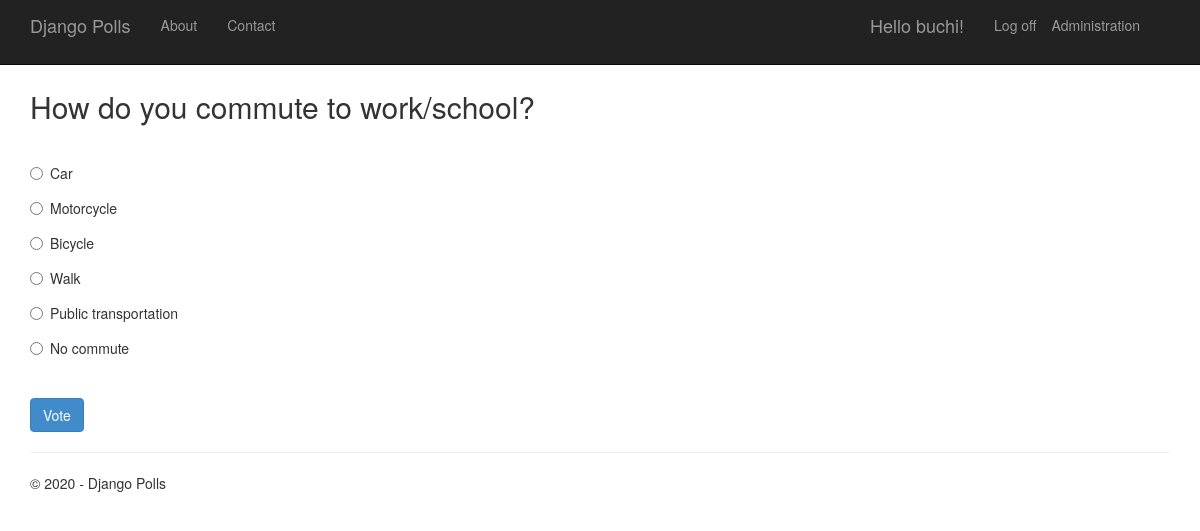
/2/ (signed in), run on the app's committed database.
### app/models.py (models this page shows, shortened)
class Poll(models.Model):
    text = models.CharField(max_length=200)
    pub_date = models.DateTimeField('date published')
    author = models.CharField(max_length=100, blank=True)

class Choice(models.Model):
    poll = models.ForeignKey(Poll, on_delete=models.CASCADE)
    text = models.CharField(max_length=200)
    votes = models.IntegerField(default=0)

### app/views.py (the view)
class PollDetailView(DetailView):       #DetailView から派生している
    model = Poll
    def get_context_data(self, **kwargs):
        context = super(PollDetailView, self).get_context_data(**kwargs)
        context['title'] = 'Poll'
        context['year'] = datetime.now().year
        return context

### app/templates/app/details.html (shortened to what this page needs)
﻿{% extends "app/layout.html" %}
{% block content %}
<h2>{{poll.text}}</h2>
<br />
<form action="{% url 'app:vote' poll.id %}" method="post">
{% for choice in poll.choice_set.all %}
    <div class="radio">
        <label>
            <input type="radio" name="choice" id="choice{{ forloop.counter }}" value="{{ choice.id }}" />
            {{ choice.text }}
        </label>
    </div>
{% endfor %}
    <br />
    <button class="btn btn-primary" type="submit">Vote</button>
</form>
{% endblock %}

### app/templates/app/loginpartial.html (shortened to what this page needs)
﻿<ul class="nav navbar-nav navbar-right">
    <li><a href="/admin">Administration</a></li>
</ul>
{% if user.is_authenticated %}
<form id="logoutForm" action="/logout/" method="post" class="navbar-right">
    <ul class="nav navbar-nav navbar-right">
        <li><span class="navbar-brand">Hello {{ user.username }}!</span></li>
        <li><a href="javascript:document.getElementById('logoutForm').submit()">Log off</a></li>
    </ul>
</form>
{% else %}
<ul class="nav navbar-nav navbar-right">
    <li><a href="{% url 'login' %}">Log in</a></li>
</ul>
{% endif %}

### app/static/app/content/site.css (style rules this page uses)
body { padding-top: 50px; padding-bottom: 20px; }
input, select, textarea { max-width: 280px; }
.radio, .checkbox { margin-bottom: 20px; }

### data on the page
Poll: text "How do you commute to work/school?"
Choice: text "Car"
Choice: text "Motorcycle"
Choice: text "Bicycle"
Choice: text "Walk"
Choice: text "Public transportation"
Choice: text "No commute"

### other printed values
{{ user.username }} "buchi"
{{ year }} "2020"
